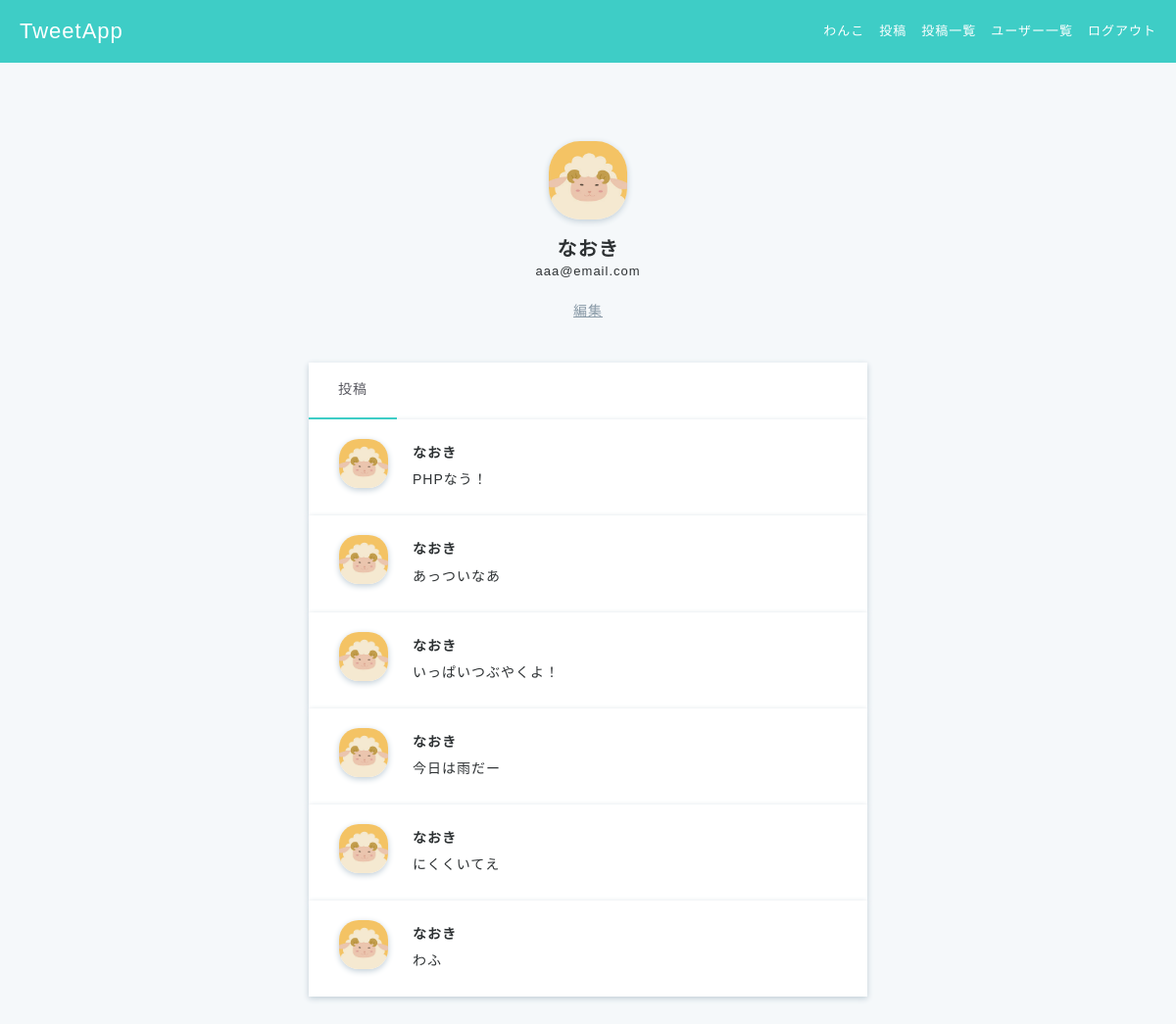
/users_show.php?id=1 (signed in), run on the app's committed database.
### tables this page shows
create table users (
id int auto_increment  primary key,
name varchar(100) not null,
email varchar(100) not null unique,
password varchar(100) not null,
created datetime default current_timestamp,
updated datetime default current_timestamp on update current_timestamp
);

create table tweets (
tweet_id int auto_increment primary key,
user_id int not null,
content varchar(140) not null,
created datetime default current_timestamp,
updated datetime default current_timestamp on update current_timestamp,
foreign key(user_id) references users(id)
);

### users_show.php (the view)
<?php require 'header.php'; ?>
<?php
$sql=$pdo->prepare('SELECT * FROM `users` where id = ?');
$sql->execute([$_REQUEST['id']]);
?>
<?php
$sql2=$pdo->prepare('
  SELECT * FROM tweets
  LEFT OUTER JOIN users
  ON tweets.user_id = users.id
  WHERE user_id = ?
  ORDER BY tweets.updated DESC
');
$sql2->execute([
  $_REQUEST['id']
]);
?>
<div class="main user-show">
  <div class="container">
    <?php foreach ($sql->fetchAll() as $row): ?>
      <div class="user">
        <img src="img/<?=$row['id'] ?>.jpg">
        <h2><?=$row['name'] ?></h2>
        <p><?=$row['email'] ?></p>
        <a href ="users_edit.php?id=<?=$row['id'] ?>">編集</a>
      </div>
      <ul class="user-tabs">
        <li class="active"><a>投稿</a></li>
      </ul>
    <?php endforeach; ?>
    <?php foreach ($sql2->fetchAll() as $row): ?>
      <div class="posts-index-item">
        <div class="post-left"><img src="img/<?=$row['id'] ?>.jpg"></div>
        <div class="post-right"><div class="post-user-name"><a href="users_show.php?id=<?=$row['id'] ?>"><?=$row['name'] ?></a>
        </div>
          <a href="posts_show.php?tweet_id=<?=$row['tweet_id'] ?>"><?=$row['content'] ?></a>
        </div>
      </div>
    <?php endforeach; ?>
  </div>
</div>

### css/style.css (style rules this page uses)
* { box-sizing: border-box; }
html { font: 100%/1.5 'Avenir Next', 'Hiragino Sans', sans-serif; line-height: 1.7; letter-spacing: 1px; }
ul, li { list-style-type: none; padding: 0; margin: 0; }
a { text-decoration: none; color: #2d3133; font-size: 14px; }
h1, h2, h3, h4, h5, h6, p { margin: 0; }
body { color: #2d3133; background-color: #3ecdc6; margin: 0; min-height: 1vh; }
.main { position: absolute; top: 64px; width: 100%; height: auto; min-height: 100%; background-color: #f5f8fa; }
.container { max-width: 600px; margin: 60px auto; padding-left: 15px; padding-right: 15px; clear: both; }
.posts-index-item { padding: 20px 30px; background-color: white; overflow: hidden; box-shadow: 0 2px 6px #c1ced7; }
.post-left img { width: 50px; height: 50px; border-radius: 40%; box-shadow: 0 2px 6px #c1ced7; object-fit: cover; }
.post-user-name a { font-weight: 600; }
.post-left { float: left; width: 10%; }
.post-right { float: left; width: 90%; padding-left: 25px; text-align: left; }
.user-show { text-align: center; }
.user { margin-bottom: 20px; }
.user img { width: 80px; height: 80px; border-radius: 40%; box-shadow: 0 2px 6px #c1ced7; margin: 20px 0 10px; object-fit: cover; }
.user h2 { font-size: 20px; font-weight: 600; line-height: 1.2; }
.user p { font-size: 13px; margin-bottom: 15px; }
.user a { color: #8899a6; text-decoration: underline; font-weight: 200; }
.user-tabs { margin-top: 40px; background-color: white; overflow: hidden; box-shadow: 0 2px 6px #c1ced7; }
.user-tabs li { float: left; }
.user-tabs li.active { border-bottom: 2px solid #3ecdc6; }
.user-tabs li.active a { color: #57575f; }
.user-tabs a { display: inline-block; padding: 16px 30px; color: #afb6bf; }

### data on the page
users: name "なおき", email "aaa@email.com"
tweets: user.name "なおき", content "PHPなう！"
tweets: user.name "なおき", content "あっついなあ"
tweets: user.name "なおき", content "いっぱいつぶやくよ！"
tweets: user.name "なおき", content "今日は雨だー"
tweets: user.name "なおき", content "にくくいてえ"
tweets: user.name "なおき", content "わふ"

### other printed values
$_SESSION['user']['name'] "わんこ"
